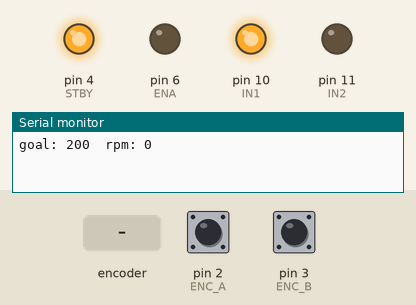
A sketch run on a simulated Arduino Uno, built with avr-gcc and run on an emulated ATmega328P. Shown: output pins drawn as LEDs (lit = HIGH), the last lines printed to the serial monitor. Inputs (shaded band) come from the test bench; at power-on: pin 2 (ENC_A) HIGH, pin 3 (ENC_B) HIGH.

Above: at 0.01 s.
At 1.2 s:
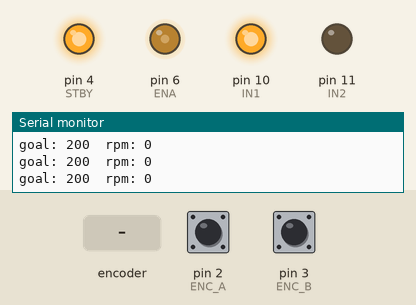
1.3 s: rotary encoder on pin 2 (ENC_A) / pin 3 (ENC_B) turned 3 steps (first pin leading)
4.9 s: rotary encoder on pin 2 (ENC_A) / pin 3 (ENC_B) turned 1 step (first pin leading)
Timing chart, 0 to 7.9 s (numbered marks = the images above; inputs shaded):
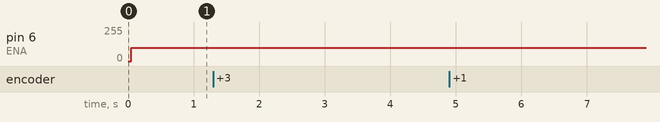

The sketch:

4.ino
```cpp
#include <TimerOne.h>

//引脚定义
#define ENC_A 2
#define ENC_B 3
#define STBY 4
#define ENA 6
#define IN1 10
#define IN2 11

//PID参数设置
#define Kp 1.0
#define Ki 0.3
#define Kd 0.5

//定义全局变量
const unsigned long time_period = 50000; //计时周期
const int goal_rate = 200;               //目标转速
const int output_min = -100;             //最小反馈
const int output_max = 100;              //最大反馈

int output_pwm = 0; //输出转速
int count = 0;      //计数
int rpm = 0;        //转速 转每分
double pwm = 100;   //控制误差
double d_pwm = 0;   //微分误差控制

double err = 0.0;    //误差
double p1_err = 0.0; //前一次误差
double p2_err = 0.0; //前两次误差

//计数函数
void Count()
{
    if (digitalRead(ENC_A) == LOW)
    {
        if (digitalRead(ENC_B) == LOW)
            count += 1;
        else if (digitalRead(ENC_B) == HIGH)
            count -= 1;
    }
}

//定时器中断
void TimerIsr()
{
    //计数
    rpm = count / (time_period / 1000000.0) * 60.0 / 260.0;
    count = 0;

    //PID调整
    output_pwm = PID(rpm, goal_rate);
}

//PID算法
double PID(const double now_rpm, const double goal_rpm)
{
    err = goal_rpm - now_rpm; //计算当前误差
    d_pwm = Kp * (err - p1_err) + Ki * err + Kd * ((err - p1_err) - (err - p2_err));

    //更新参数
    p2_err = p1_err;
    p1_err = err;
    pwm += d_pwm;

    //返回值限制在[output_min, output_max]中间
    return constrain(pwm, output_min, output_max);
    // return pwm;
}

//初始化函数
void setup()
{
    //初始化串口波特率
    Serial.begin(9600);

    //初始化引脚
    pinMode(ENC_A, INPUT);
    pinMode(ENC_B, INPUT);
    pinMode(STBY, OUTPUT);
    pinMode(IN1, OUTPUT);
    pinMode(IN2, OUTPUT);
    pinMode(ENA, OUTPUT);

    //初始化接口
    digitalWrite(STBY, HIGH);
    digitalWrite(IN1, HIGH);
    digitalWrite(IN2, LOW);

    //初始化中断函数
    attachInterrupt(0, Count, FALLING);
    Timer1.initialize(time_period);
    Timer1.attachInterrupt(TimerIsr);
}

//循环函数
void loop()
{
    //串口显示
    Serial.print("goal: ");
    Serial.print(goal_rate);
    Serial.print("  rpm: ");
    Serial.println(rpm);
    analogWrite(ENA, output_pwm);
}
```
